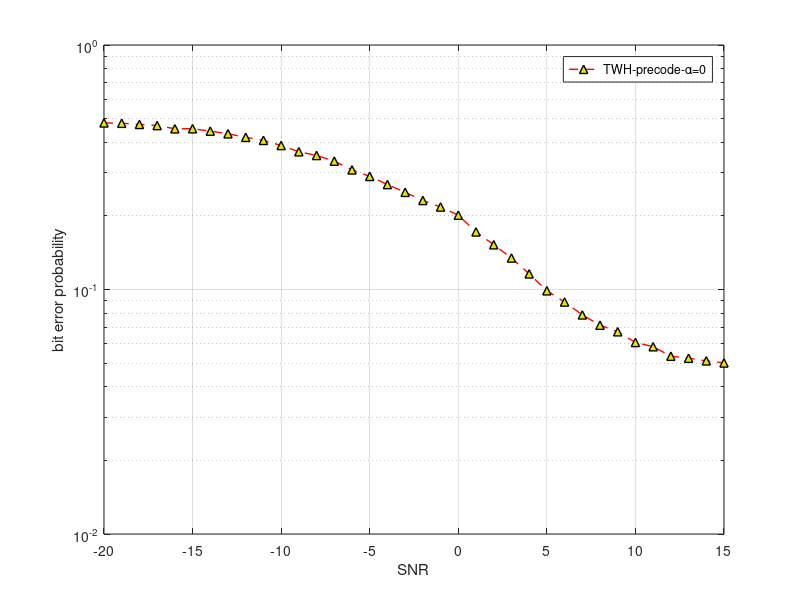
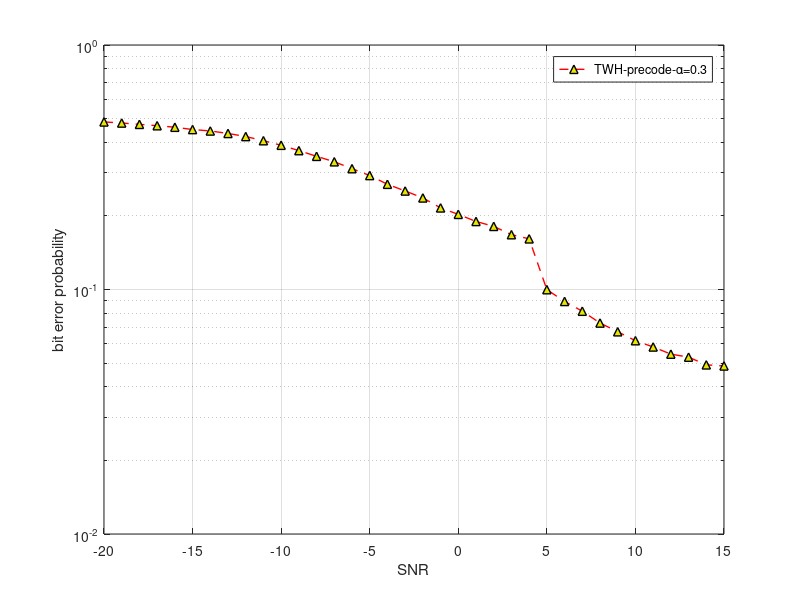
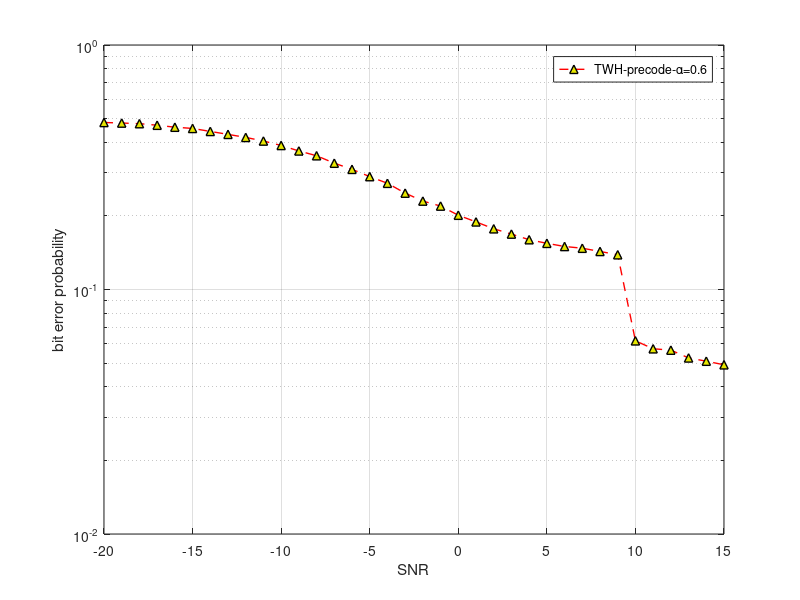

The MATLAB source for these figures, in order:
clc;
clear all;
close all;
warning off;

figure;

load BER_TWH_alpha00.mat
semilogy(SNRs,error,'--r^',...  % figure for ZF+LS+muLAW_LDAC, red square
    'LineWidth',1,...
    'MarkerSize',6,...
    'MarkerEdgeColor','k',...
    'MarkerFaceColor',[0.9,0.9,0.0]);
hold on

grid on

xlabel('SNR')
ylabel('bit error probability')
legend('TWH-precode-α=0');
% legend('TWH-precode-alpha=0.3');
% legend('TWH-precode-alpha=0.6');

figure;

load BER_TWH_alpha03.mat
semilogy(SNRs,error,'--r^',... % figure for MMSE+LS+muLAW_LDAC, blue triangle
    'LineWidth',1,...
    'MarkerSize',6,...
    'MarkerEdgeColor','k',...
    'MarkerFaceColor',[0.9,0.9,0.0]);
hold on

grid on

xlabel('SNR')
ylabel('bit error probability')
% legend('TWH-precode-alpha=0');
legend('TWH-precode-α=0.3');
% legend('TWH-precode-alpha=0.6');

figure;

load BER_TWH_alpha06.mat
semilogy(SNRs,error,'--r^',...  % figure for MF+LS+muLAW_LDAC, yellow circle
    'LineWidth',1,...
    'MarkerSize',6,...
    'MarkerEdgeColor','k',...
    'MarkerFaceColor',[0.9,0.9,0.0]);
hold on


grid on

xlabel('SNR')
ylabel('bit error probability')
% legend('TWH-precode-alpha=0');
% legend('TWH-precode-alpha=0.3');
legend('TWH-precode-α=0.6');
